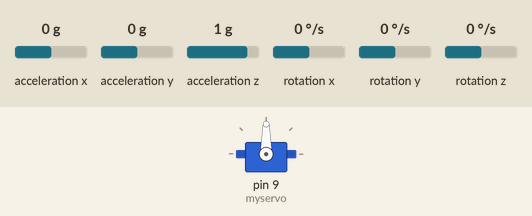
Recording of a sketch running on a simulated Arduino Uno, built with avr-gcc and run on an emulated ATmega328P. Shown: servo. Wiring (inferred from the names in the program): MPU-6050 motion sensor at I2C address 0x68. Inputs (shaded band) come from the test bench; at power-on: acceleration y 0 g, rotation x 0 °/s, acceleration x 0 g, acceleration z 1 g, rotation y 0 °/s, rotation z 0 °/s. What the sketch prints to the serial monitor is not drawn.

Above: at 3.2 s.
3.3 s: acceleration y set to -1.4 g
At 3.5 s:
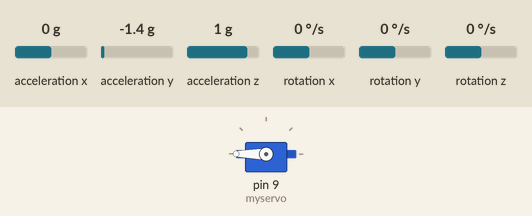
6.3 s: acceleration y set to 0 g
9.3 s: rotation x set to 100 °/s
At 12.24 s:
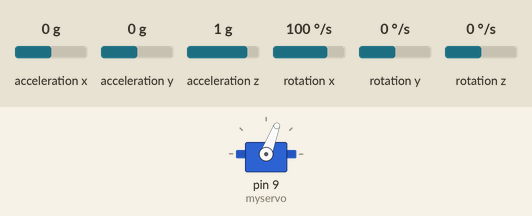
12.3 s: rotation x set to 192 °/s
At 13.03 s:
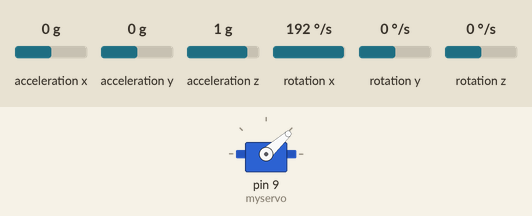
15.3 s: acceleration y set to -0.8 g
At 15.84 s:
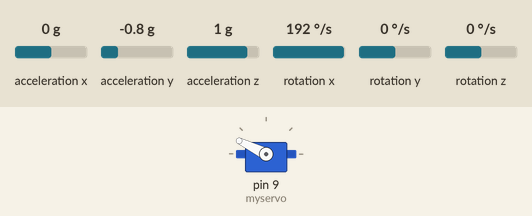
18.3 s: acceleration x set to -1.4 g
Timing chart, 0 to 22.3 s (numbered marks = the images above; inputs shaded):
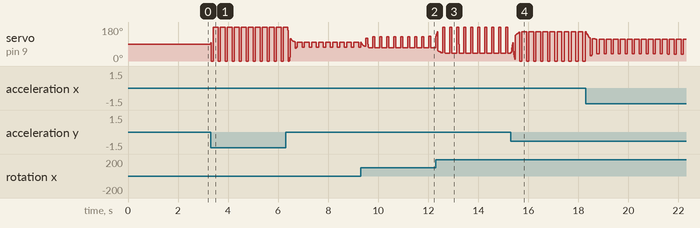

The sketch:

Inverted_Pendulum.ino
```cpp
#include <Wire.h>
#include <Servo.h>

#define KP 3
#define KI 0.5
#define KD 0.0
#define Q 1
#define RANGE 200
#define FIX 5
#define MPU6050_AXOFFSET 158
#define MPU6050_AYOFFSET 9
#define MPU6050_AZOFFSET -91
#define MPU6050_GXOFFSET 19
#define MPU6050_GYOFFSET -42
#define MPU6050_GZOFFSET -26

long sampling_timer;
const int MPU_addr=0x68;  // I2C address of the MPU-6050

int16_t AcX,AcY,AcZ,Tmp,GyX,GyY,GyZ; // Raw data of MPU6050
float GAcX, GAcY, GAcZ; // Convert accelerometer to gravity value
float gyro_theta, acc_theta, theta, error_diff, error_int, past_error, past_theta, error, target_angle;
float alpha = 0.96; // Complementary constant
long pulse, pulse_counter;
Servo myservo;

void setup(){
  myservo.attach(9, 1480 - RANGE, 1480 + RANGE);
  myservo.write(90);
  delay(2000);
  Wire.begin();
  init_MPU6050();
  Serial.begin(115200);
  target_angle = 0;
  error_int = 0;
  past_error = 0;
  past_theta = 0;
  pulse_counter = 0;
}

void loop(){
  // Read raw data of MPU6050
  Wire.beginTransmission(MPU_addr);
  Wire.write(0x3B);  // starting with register 0x3B (ACCEL_XOUT_H)
  Wire.endTransmission(false);
  Wire.requestFrom(MPU_addr,14,true);  // request a total of 14 registers
  AcX=Wire.read()<<8|Wire.read();  // 0x3B (ACCEL_XOUT_H) & 0x3C (ACCEL_XOUT_L)
  AcY=Wire.read()<<8|Wire.read();  // 0x3D (ACCEL_YOUT_H) & 0x3E (ACCEL_YOUT_L)
  AcZ=Wire.read()<<8|Wire.read();  // 0x3F (ACCEL_ZOUT_H) & 0x40 (ACCEL_ZOUT_L)
  Tmp=Wire.read()<<8|Wire.read();  // 0x41 (TEMP_OUT_H) & 0x42 (TEMP_OUT_L)
  GyX=Wire.read()<<8|Wire.read();  // 0x43 (GYRO_XOUT_H) & 0x44 (GYRO_XOUT_L)
  GyY=Wire.read()<<8|Wire.read();  // 0x45 (GYRO_YOUT_H) & 0x46 (GYRO_YOUT_L)
  GyZ=Wire.read()<<8|Wire.read();  // 0x47 (GYRO_ZOUT_H) & 0x48 (GYRO_ZOUT_L)

  // Raw data of accelerometer corrected by offset value
//  AcX -= MPU6050_AXOFFSET;
//  AcY -= MPU6050_AYOFFSET;
//  AcZ -= MPU6050_AZOFFSET;

  // Convert accelerometer to gravity value
  GAcX = (float) AcX / 4096.0;
  GAcY = (float) AcY / 4096.0;
  GAcZ = (float) AcZ / 4096.0;

  // Calculate Pitch, Roll & Yaw from Accelerometer value
  // Reference are
  // https://engineering.stackexchange.com/questions/3348/calculating-pitch-yaw-and-roll-from-mag-acc-and-gyro-data
  // https://www.dfrobot.com/wiki/index.php/How_to_Use_a_Three-Axis_Accelerometer_for_Tilt_Sensing
  acc_theta = atan ((GAcY - (float)MPU6050_AYOFFSET/4096.0) / sqrt(GAcX * GAcX + GAcZ * GAcZ)) * 57.29577951; // 180 / PI = 57.29577951
  gyro_theta = (float)(GyX - MPU6050_GXOFFSET) * 0.000244140625;


  // Calculate Pitch, Roll & Yaw by Complementary Filter
  // Reference is http://www.geekmomprojects.com/gyroscopes-and-accelerometers-on-a-chip/
  // Filtered Angle = α × (Gyroscope Angle) + (1 − α) × (Accelerometer Angle)
  // where α = τ/(τ + Δt)   and   (Gyroscope Angle) = (Last Measured Filtered Angle) + ω×Δt
  // Δt = sampling rate, τ = time constant greater than timescale of typical accelerometer noise
  theta = alpha * (gyro_theta + theta) + (1 - alpha) * acc_theta;
  error = target_angle + theta;

  if (pulse_counter < 30) pulse = -1;
  else if (pulse_counter < 50) pulse = -1;
  else if (pulse_counter < 70) pulse = 2;
  else pulse_counter = pulse = 0;

  pulse_counter++;

  // if (theta < FIX && theta > -FIX)
  //   error = (theta - past_theta) ? -FIX : FIX;

  error = (int) error / Q;
  error *= Q;
  Serial.println(error);
  error_int += error * 4e-4;
  error_diff = (error - past_error) / 4e-4;
  past_error = error;
  past_theta = theta;

  float output = KP * error + KI * error_int + KD * error_diff;

  output = output * pulse;

  output = constrain(output + 90, 0, 180);
  output = map(output, 0, 180, 1480 - RANGE, 1480 + RANGE);
  myservo.writeMicroseconds(output);

  // Sampling Timer
  while(micros() - sampling_timer < 4000); //
  sampling_timer = micros(); //Reset the sampling timer
}

void init_MPU6050(){
  //MPU6050 Initializing & Reset
  Wire.beginTransmission(MPU_addr);
  Wire.write(0x6B);  // PWR_MGMT_1 register
  Wire.write(0);     // set to zero (wakes up the MPU-6050)
  Wire.endTransmission(true);

  //MPU6050 Clock Type
  Wire.beginTransmission(MPU_addr);
  Wire.write(0x6B);  // PWR_MGMT_1 register
  Wire.write(0x03);     // Selection Clock 'PLL with Z axis gyroscope reference'
  Wire.endTransmission(true);

  //MPU6050 Gyroscope Configuration Setting
  Wire.beginTransmission(MPU_addr);
  Wire.write(0x1B);  // Gyroscope Configuration register
  //Wire.write(0x00);     // FS_SEL=0, Full Scale Range = +/- 250 [degree/sec]
  //Wire.write(0x08);     // FS_SEL=1, Full Scale Range = +/- 500 [degree/sec]
  //Wire.write(0x10);     // FS_SEL=2, Full Scale Range = +/- 1000 [degree/sec]
  Wire.write(0x18);     // FS_SEL=3, Full Scale Range = +/- 2000 [degree/sec]
  Wire.endTransmission(true);

  //MPU6050 Accelerometer Configuration Setting
  Wire.beginTransmission(MPU_addr);
  Wire.write(0x1C);  // Accelerometer Configuration register
  //Wire.write(0x00);     // AFS_SEL=0, Full Scale Range = +/- 2 [g]
  //Wire.write(0x08);     // AFS_SEL=1, Full Scale Range = +/- 4 [g]
  Wire.write(0x10);     // AFS_SEL=2, Full Scale Range = +/- 8 [g]
  //Wire.write(0x18);     // AFS_SEL=3, Full Scale Range = +/- 10 [g]
  Wire.endTransmission(true);

  //MPU6050 DLPF(Digital Low Pass Filter)
  Wire.beginTransmission(MPU_addr);
  Wire.write(0x1A);  // DLPF_CFG register
  Wire.write(0x00);     // Accel BW 260Hz, Delay 0ms / Gyro BW 256Hz, Delay 0.98ms, Fs 8KHz
  Wire.endTransmission(true);
}
```
